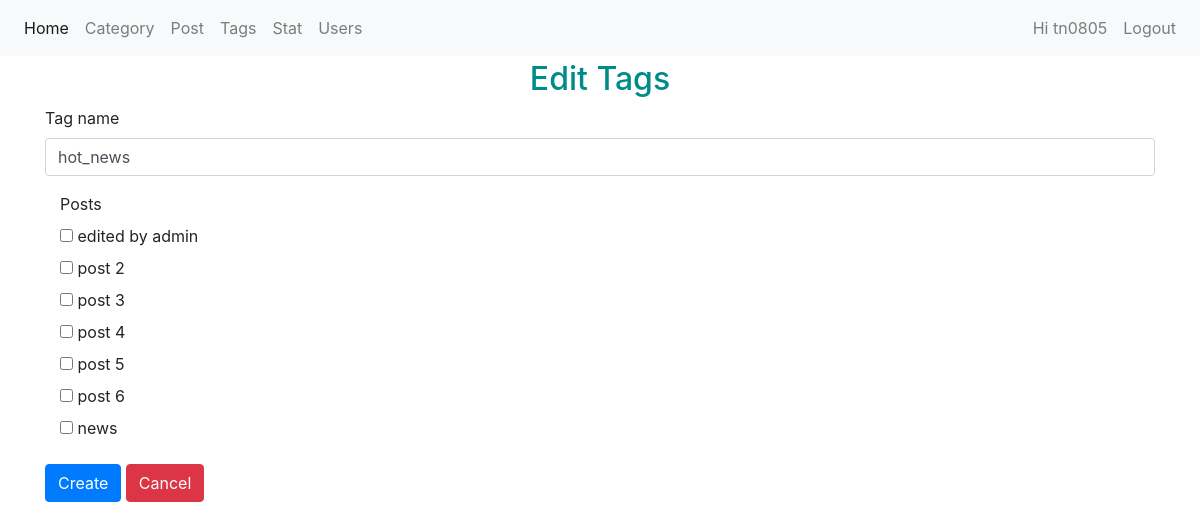
The page /admin/index.php?m=tags&a=edit&id=19 (signed in) on the database as committed earlier.
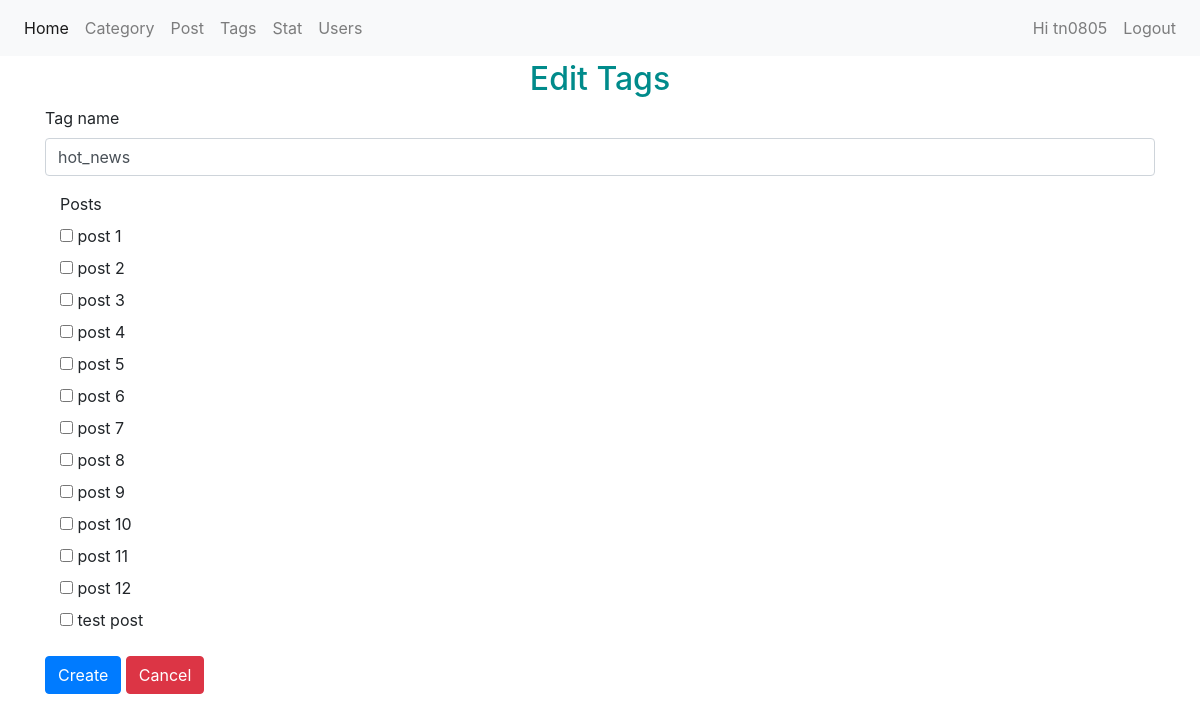
The same page on the database as committed later.
### tables this page shows
CREATE TABLE `posts` (
  `id` int(11) NOT NULL,
  `post_title` varchar(255) NOT NULL,
  `content` text DEFAULT NULL,
  `category_id` int(11) NOT NULL,
  `user_id` int(11) NOT NULL,
  `tag_id` int(11) NOT NULL,
  `created_at` timestamp NULL DEFAULT NULL,
  `updated_at` timestamp NULL DEFAULT NULL
);

### admin/modules/tags/edit.php (the view, shortened to what this page needs)
<?php
    $id = !empty($_GET['id']) ? $_GET['id'] : 0;
?>
<?php
    $query = mysqli_query($conn,"SELECT * FROM tags WHERE tag_id = $id");
    $tag = mysqli_fetch_assoc($query);
 ?>
    <h2 class="text-center" style="color:darkcyan">Edit Tags</h2>
    <div class="container">
        <form method="POST">
            <div class="form-group">
                <label for="exampleInputTag1">Tag name</label>
                <input type="text" class="form-control" id="exampleInputTag1" name="tag_name" placeholder="<?= $tag['tag_name'] ?>" value="<?= $tag['tag_name'] ?>">
            </div>
            <div class="form-group">
                <label class="col-sm-2">Posts</label>
                <div class="col-sm-10">
                <?php foreach ($posts as $post) : ?>
                    <div class="radio">
                        <label>
                            <input type="checkbox" name="post_id[]" id="gridRadios1" value="<?= $post['id'] ?>">
                            <?= $post['post_title'] ?>
                        </label>
                    </div>
                <?php endforeach; ?>
                </div>
            </div>
            <button type="submit" class="btn btn-primary">Create</button>
            <a href="index.php?m=tags" class="btn btn-danger" onclick="return confirm('Cancel?')">Cancel</a>
        </form>
    </div>

Rows that differ between the two databases and show on the page:
changed posts: post_title "edited by admin" → "post 1"
changed posts: post_title "news" → "post 7"
added posts: post_title "post 8"
added posts: post_title "post 9"
added posts: post_title "post 10"
added posts: post_title "post 11"
added posts: post_title "post 12"
added posts: post_title "test post"
